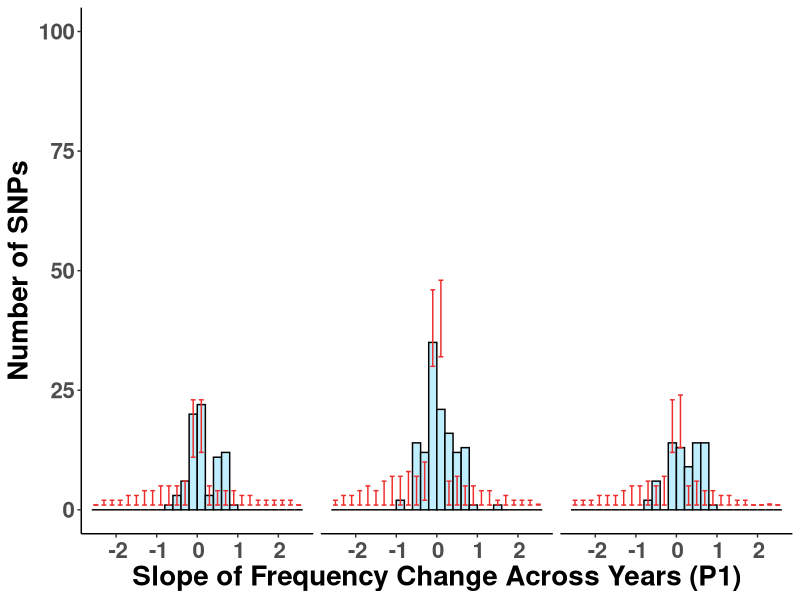
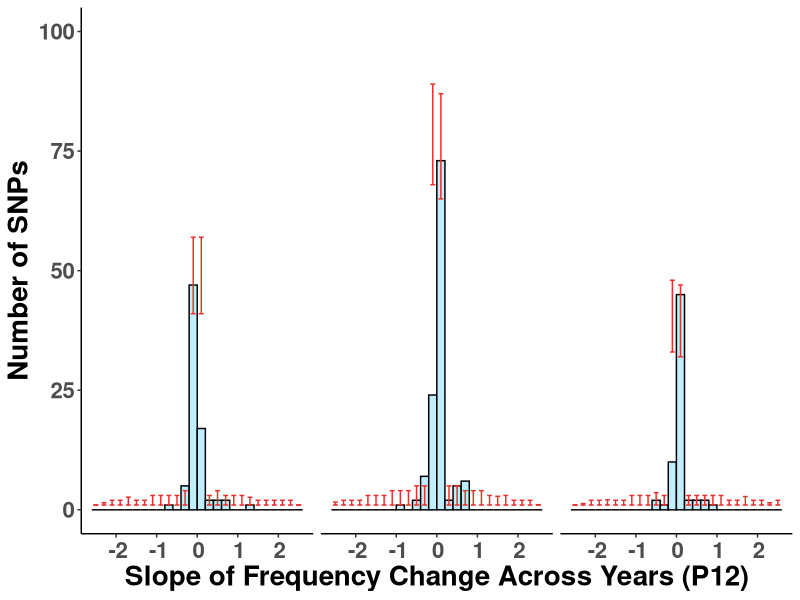
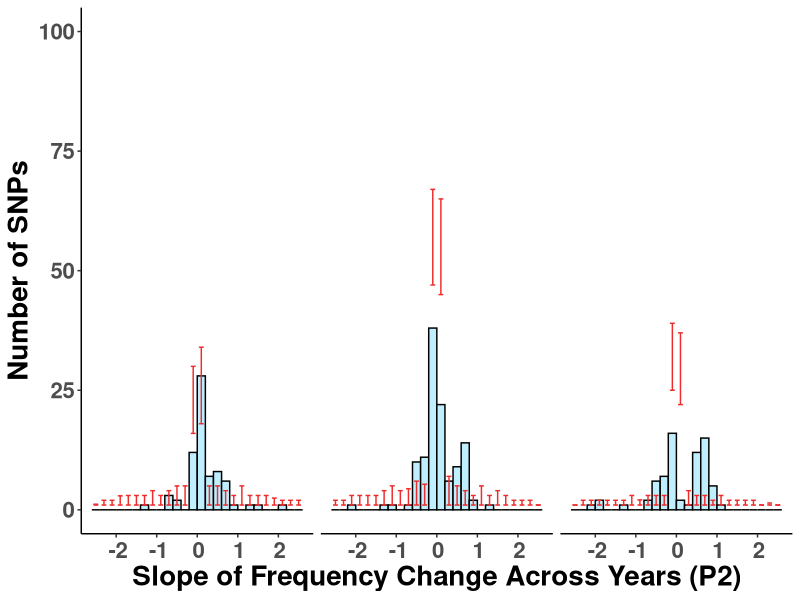
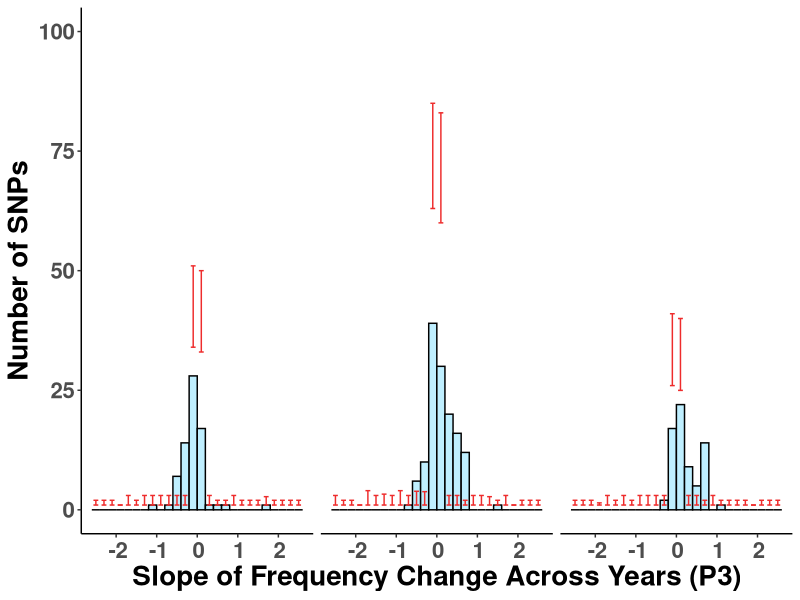
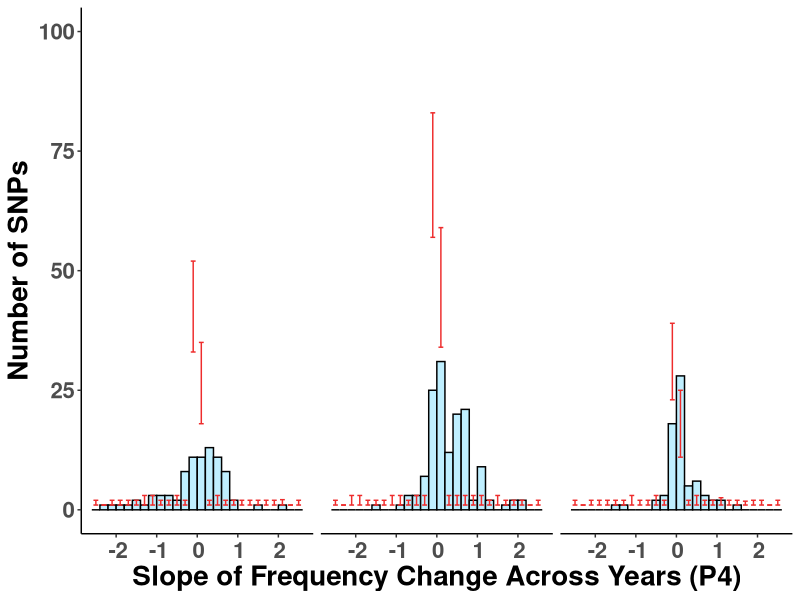
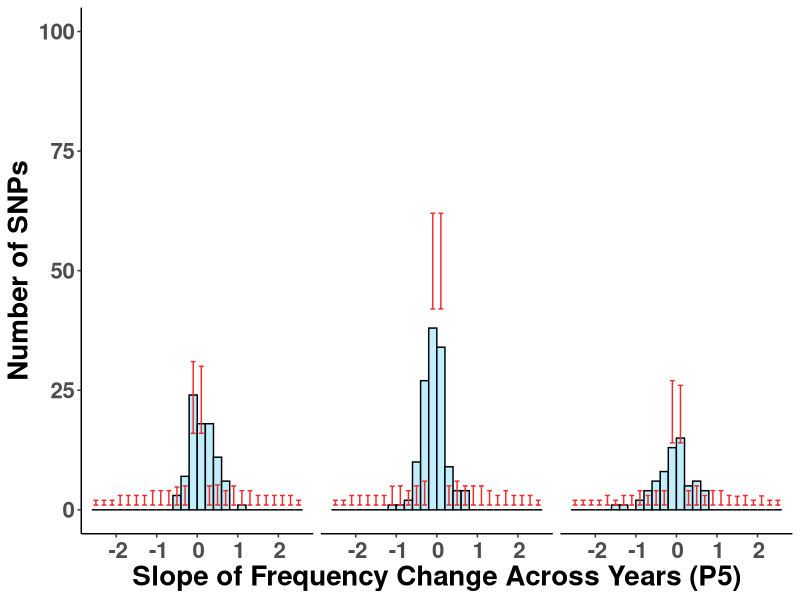
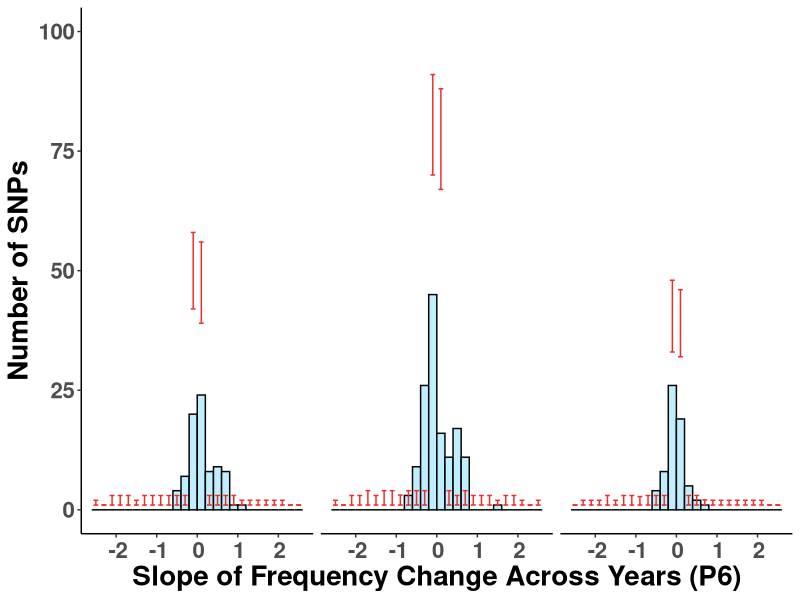
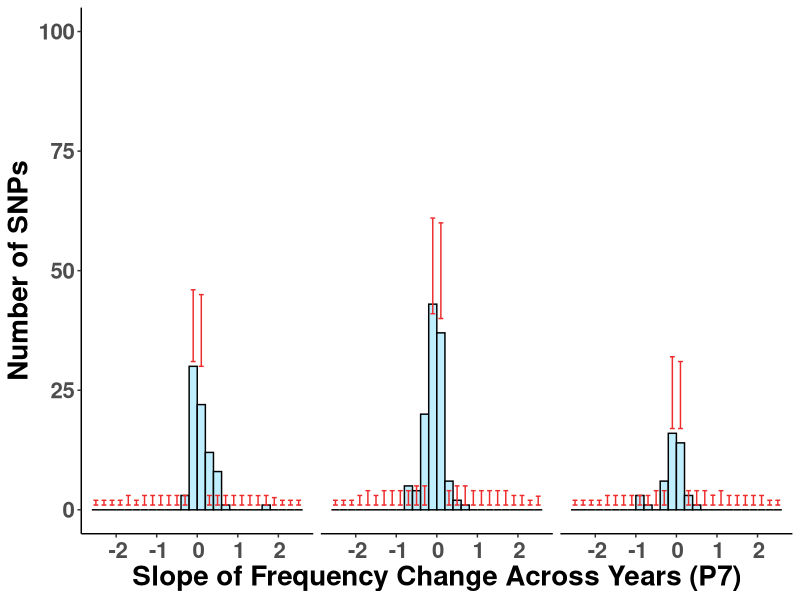

Write R code to recreate these figures, in order.
##################################################################################
## Generate input for strength of selection graphs
## Processing for both observation and permuted CI
## Author Daniel Anstett
## 
## Modified from https://jkzorz.github.io/2020/05/17/Error-bars.html
## Last Modified May 17, 2022
###################################################################################
#Function
#hist_ci <- function(df,site,low_CI,high_CI){
#  emv_hist <- ggplot(df,aes(x=S,y=site,ymin=low_CI,ymax=p2_high_CI))+
#    geom_bar(colour = "black", stat = "identity", width = 0.2, fill = "lightblue1")+
#    geom_errorbar(colour = "firebrick2", stat = "identity", width = 0.12) +
#    labs(x = "Strength of Selection", y = "Count") +
#    theme_classic()
#  emv_hist <- emv_hist +
#    theme(axis.text.x = element_text(size = 16, face = "bold", angle = 0,hjust = 0.4, vjust = 0.7), 
#          axis.title = element_text(size = 20, face = "bold"), 
#          axis.text.y = element_text(size = 16, face = "bold"))
#  #  scale_y_continuous(expand = c(0,0))
#  return(emv_hist)
#}

###################################################################################
#Import libraries
library(tidyverse)

#Import files
mat_obs_ci <- read_csv("Genomics_scripts/Data/mat_obs_ci_peakbf5.csv")
map_obs_ci <- read_csv("Genomics_scripts/Data/map_obs_ci_peakbf5.csv")
cmd_obs_ci <- read_csv("Genomics_scripts/Data/cmd_obs_ci_peakbf5.csv")
env_obs_ci <- read_csv("Genomics_scripts/Data/env_obs_ci_peakbf5.csv")


###################################################################################
## Histogram graphs with CI
###################################################################################

# Site 1
mat_p1_hist <- ggplot(env_obs_ci,aes(x=S,y=p1,ymin=p1_low,ymax=p1_up))+
  geom_bar(colour = "black", stat = "identity", width = 0.2, fill = "lightblue1")+
  geom_errorbar(colour = "firebrick2", stat = "identity", width = 0.12) +
  labs(x = "Slope of Frequency Change Across Years (P1)", y = "Number of SNPs") +
  scale_y_continuous(limits=c(0,100))+
  theme_classic()
mat_p1_hist <- mat_p1_hist +
  theme(axis.text.x = element_text(size = 16, face = "bold", angle = 0,hjust = 0.4, vjust = 0.7), 
        axis.title = element_text(size = 20, face = "bold"), 
        axis.text.y = element_text(size = 16, face = "bold"),
        strip.background = element_blank(),
        strip.text.x = element_blank())
mat_p1_hist <- mat_p1_hist + facet_wrap(.~env)
mat_p1_hist 
ggsave("Graphs_Oct_22/1_01env_hist_ci_p1.pdf",width=10, height = 6, units = "in")

# Site 12
mat_p12_hist <- ggplot(env_obs_ci,aes(x=S,y=p12,ymin=p12_low,ymax=p12_up))+
  geom_bar(colour = "black", stat = "identity", width = 0.2, fill = "lightblue1")+
  geom_errorbar(colour = "firebrick2", stat = "identity", width = 0.12) +
  labs(x = "Slope of Frequency Change Across Years (P12)", y = "Number of SNPs") +
  scale_y_continuous(limits=c(0,100))+
  theme_classic()
mat_p12_hist <- mat_p12_hist +
  theme(axis.text.x = element_text(size = 16, face = "bold", angle = 0,hjust = 0.4, vjust = 0.7), 
        axis.title = element_text(size = 20, face = "bold"), 
        axis.text.y = element_text(size = 16, face = "bold"),
        strip.background = element_blank(),
        strip.text.x = element_blank())
mat_p12_hist <- mat_p12_hist + facet_wrap(.~env)
mat_p12_hist 
ggsave("Graphs_Oct_22/1_02env_hist_ci_p12.pdf",width=10, height = 6, units = "in")

# Site 2
mat_p2_hist <- ggplot(env_obs_ci,aes(x=S,y=p2,ymin=p2_low,ymax=p2_up))+
  geom_bar(colour = "black", stat = "identity", width = 0.2, fill = "lightblue1")+
  geom_errorbar(colour = "firebrick2", stat = "identity", width = 0.12) +
  labs(x = "Slope of Frequency Change Across Years (P2)", y = "Number of SNPs") +
  scale_y_continuous(limits=c(0,100))+
  theme_classic()
mat_p2_hist <- mat_p2_hist +
  theme(axis.text.x = element_text(size = 16, face = "bold", angle = 0,hjust = 0.4, vjust = 0.7), 
        axis.title = element_text(size = 20, face = "bold"), 
        axis.text.y = element_text(size = 16, face = "bold"),
        strip.background = element_blank(),
        strip.text.x = element_blank())
mat_p2_hist <- mat_p2_hist + facet_wrap(.~env)
mat_p2_hist 
ggsave("Graphs_Oct_22/1_03env_hist_ci_p2.pdf",width=10, height = 6, units = "in")

# Site 3
mat_p3_hist <- ggplot(env_obs_ci,aes(x=S,y=p3,ymin=p3_low,ymax=p3_up))+
  geom_bar(colour = "black", stat = "identity", width = 0.2, fill = "lightblue1")+
  geom_errorbar(colour = "firebrick2", stat = "identity", width = 0.12) +
  labs(x = "Slope of Frequency Change Across Years (P3)", y = "Number of SNPs") +
  scale_y_continuous(limits=c(0,100))+
  theme_classic()
mat_p3_hist <- mat_p3_hist +
  theme(axis.text.x = element_text(size = 16, face = "bold", angle = 0,hjust = 0.4, vjust = 0.7), 
        axis.title = element_text(size = 20, face = "bold"), 
        axis.text.y = element_text(size = 16, face = "bold"),
        strip.background = element_blank(),
        strip.text.x = element_blank())
mat_p3_hist <- mat_p3_hist + facet_wrap(.~env)
mat_p3_hist 
ggsave("Graphs_Oct_22/1_04env_hist_ci_p3.pdf",width=10, height = 6, units = "in")

# Site 4
mat_p4_hist <- ggplot(env_obs_ci,aes(x=S,y=p4,ymin=p4_low,ymax=p4_up))+
  geom_bar(colour = "black", stat = "identity", width = 0.2, fill = "lightblue1")+
  geom_errorbar(colour = "firebrick2", stat = "identity", width = 0.12) +
  labs(x = "Slope of Frequency Change Across Years (P4)", y = "Number of SNPs") +
  scale_y_continuous(limits=c(0,100))+
  theme_classic()
mat_p4_hist <- mat_p4_hist +
  theme(axis.text.x = element_text(size = 16, face = "bold", angle = 0,hjust = 0.4, vjust = 0.7), 
        axis.title = element_text(size = 20, face = "bold"), 
        axis.text.y = element_text(size = 16, face = "bold"),
        strip.background = element_blank(),
        strip.text.x = element_blank())
mat_p4_hist <- mat_p4_hist + facet_wrap(.~env)
mat_p4_hist 
ggsave("Graphs_Oct_22/1_05env_hist_ci_p4.pdf",width=10, height = 6, units = "in")

# Site 5
mat_p5_hist <- ggplot(env_obs_ci,aes(x=S,y=p5,ymin=p5_low,ymax=p5_up))+
  geom_bar(colour = "black", stat = "identity", width = 0.2, fill = "lightblue1")+
  geom_errorbar(colour = "firebrick2", stat = "identity", width = 0.12) +
  labs(x = "Slope of Frequency Change Across Years (P5)", y = "Number of SNPs") +
  scale_y_continuous(limits=c(0,100))+
  theme_classic()
mat_p5_hist <- mat_p5_hist +
  theme(axis.text.x = element_text(size = 16, face = "bold", angle = 0,hjust = 0.4, vjust = 0.7), 
        axis.title = element_text(size = 20, face = "bold"), 
        axis.text.y = element_text(size = 16, face = "bold"),
        strip.background = element_blank(),
        strip.text.x = element_blank())
mat_p5_hist <- mat_p5_hist + facet_wrap(.~env)
mat_p5_hist 
ggsave("Graphs_Oct_22/1_06env_hist_ci_p5.pdf",width=10, height = 6, units = "in")

# Site 6
mat_p6_hist <- ggplot(env_obs_ci,aes(x=S,y=p6,ymin=p6_low,ymax=p6_up))+
  geom_bar(colour = "black", stat = "identity", width = 0.2, fill = "lightblue1")+
  geom_errorbar(colour = "firebrick2", stat = "identity", width = 0.12) +
  labs(x = "Slope of Frequency Change Across Years (P6)", y = "Number of SNPs") +
  scale_y_continuous(limits=c(0,100))+
  theme_classic()
mat_p6_hist <- mat_p6_hist +
  theme(axis.text.x = element_text(size = 16, face = "bold", angle = 0,hjust = 0.4, vjust = 0.7), 
        axis.title = element_text(size = 20, face = "bold"), 
        axis.text.y = element_text(size = 16, face = "bold"),
        strip.background = element_blank(),
        strip.text.x = element_blank())
mat_p6_hist <- mat_p6_hist + facet_wrap(.~env)
mat_p6_hist 
ggsave("Graphs_Oct_22/1_07env_hist_ci_p6.pdf",width=10, height = 6, units = "in")

# Site 7
mat_p7_hist <- ggplot(env_obs_ci,aes(x=S,y=p7,ymin=p7_low,ymax=p7_up))+
  geom_bar(colour = "black", stat = "identity", width = 0.2, fill = "lightblue1")+
  geom_errorbar(colour = "firebrick2", stat = "identity", width = 0.12) +
  labs(x = "Slope of Frequency Change Across Years (P7)", y = "Number of SNPs") +
  scale_y_continuous(limits=c(0,100))+
  theme_classic()
mat_p7_hist <- mat_p7_hist +
  theme(axis.text.x = element_text(size = 16, face = "bold", angle = 0,hjust = 0.4, vjust = 0.7), 
        axis.title = element_text(size = 20, face = "bold"), 
        axis.text.y = element_text(size = 16, face = "bold"),
        strip.background = element_blank(),
        strip.text.x = element_blank())
mat_p7_hist <- mat_p7_hist + facet_wrap(.~env)
mat_p7_hist 
ggsave("Graphs_Oct_22/1_08env_hist_ci_p7.pdf",width=10, height = 6, units = "in")

# Site 8
mat_p8_hist <- ggplot(env_obs_ci,aes(x=S,y=p8,ymin=p8_low,ymax=p8_up))+
  geom_bar(colour = "black", stat = "identity", width = 0.2, fill = "lightblue1")+
  geom_errorbar(colour = "firebrick2", stat = "identity", width = 0.12) +
  labs(x = "Slope of Frequency Change Across Years (P8)", y = "Number of SNPs") +
  scale_y_continuous(limits=c(0,100))+
  theme_classic()
mat_p8_hist <- mat_p8_hist +
  theme(axis.text.x = element_text(size = 16, face = "bold", angle = 0,hjust = 0.4, vjust = 0.7), 
        axis.title = element_text(size = 20, face = "bold"), 
        axis.text.y = element_text(size = 16, face = "bold"),
        strip.background = element_blank(),
        strip.text.x = element_blank())
mat_p8_hist <- mat_p8_hist + facet_wrap(.~env)
mat_p8_hist 
ggsave("Graphs_Oct_22/1_09env_hist_ci_p8.pdf",width=10, height = 6, units = "in")

# Site 9
mat_p9_hist <- ggplot(env_obs_ci,aes(x=S,y=p9,ymin=p9_low,ymax=p9_up))+
  geom_bar(colour = "black", stat = "identity", width = 0.2, fill = "lightblue1")+
  geom_errorbar(colour = "firebrick2", stat = "identity", width = 0.12) +
  labs(x = "Slope of Frequency Change Across Years (P9)", y = "Number of SNPs") +
  scale_y_continuous(limits=c(0,100))+
  theme_classic()
mat_p9_hist <- mat_p9_hist +
  theme(axis.text.x = element_text(size = 16, face = "bold", angle = 0,hjust = 0.4, vjust = 0.7), 
        axis.title = element_text(size = 20, face = "bold"), 
        axis.text.y = element_text(size = 16, face = "bold"),
        strip.background = element_blank(),
        strip.text.x = element_blank())
mat_p9_hist <- mat_p9_hist + facet_wrap(.~env)
mat_p9_hist 
ggsave("Graphs_Oct_22/1_10env_hist_ci_p9.pdf",width=10, height = 6, units = "in")

# Site 10
mat_p10_hist <- ggplot(env_obs_ci,aes(x=S,y=p10,ymin=p10_low,ymax=p10_up))+
  geom_bar(colour = "black", stat = "identity", width = 0.2, fill = "lightblue1")+
  geom_errorbar(colour = "firebrick2", stat = "identity", width = 0.12) +
  labs(x = "Slope of Frequency Change Across Years (P10)", y = "Number of SNPs") +
  scale_y_continuous(limits=c(0,100))+
  theme_classic()
mat_p10_hist <- mat_p10_hist +
  theme(axis.text.x = element_text(size = 16, face = "bold", angle = 0,hjust = 0.4, vjust = 0.7), 
        axis.title = element_text(size = 20, face = "bold"), 
        axis.text.y = element_text(size = 16, face = "bold"),
        strip.background = element_blank(),
        strip.text.x = element_blank())
mat_p10_hist <- mat_p10_hist + facet_wrap(.~env)
mat_p10_hist 
ggsave("Graphs_Oct_22/1_11env_hist_ci_p10.pdf",width=10, height = 6, units = "in")

# Site 11
mat_p11_hist <- ggplot(env_obs_ci,aes(x=S,y=p11,ymin=p11_low,ymax=p11_up))+
  geom_bar(colour = "black", stat = "identity", width = 0.2, fill = "lightblue1")+
  geom_errorbar(colour = "firebrick2", stat = "identity", width = 0.12) +
  labs(x = "Slope of Frequency Change Across Years (P11)", y = "Number of SNPs") +
  scale_y_continuous(limits=c(0,100))+
  theme_classic()
mat_p11_hist <- mat_p11_hist +
  theme(axis.text.x = element_text(size = 16, face = "bold", angle = 0,hjust = 0.4, vjust = 0.7), 
        axis.title = element_text(size = 20, face = "bold"), 
        axis.text.y = element_text(size = 16, face = "bold"),
        strip.background = element_blank(),
        strip.text.x = element_blank())
mat_p11_hist <- mat_p11_hist + facet_wrap(.~env)
mat_p11_hist 
ggsave("Graphs_Oct_22/1_12env_hist_ci_p11.pdf",width=10, height = 6, units = "in")




